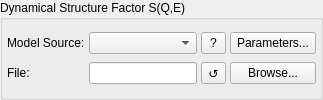
        <widget class="QGroupBox" name="groupBoxSqw">
         <property name="title">
          <string>Dynamical Structure Factor S(Q,E)</string>
         </property>
         <layout class="QGridLayout" name="gridLayout_8">
          <property name="leftMargin">
           <number>4</number>
          </property>
          <property name="topMargin">
           <number>4</number>
          </property>
          <property name="rightMargin">
           <number>4</number>
          </property>
          <property name="bottomMargin">
           <number>4</number>
          </property>
          <property name="horizontalSpacing">
           <number>4</number>
          </property>
          <property name="verticalSpacing">
           <number>0</number>
          </property>
          <item row="0" column="1">
           <widget class="QComboBox" name="comboSqw">
            <property name="sizePolicy">
             <sizepolicy hsizetype="Expanding" vsizetype="Fixed">
              <horstretch>0</horstretch>
              <verstretch>0</verstretch>
             </sizepolicy>
            </property>
           </widget>
          </item>
          <item row="1" column="0">
           <widget class="QLabel" name="label_9">
            <property name="sizePolicy">
             <sizepolicy hsizetype="Fixed" vsizetype="Preferred">
              <horstretch>0</horstretch>
              <verstretch>0</verstretch>
             </sizepolicy>
            </property>
            <property name="text">
             <string>File:</string>
            </property>
           </widget>
          </item>
          <item row="1" column="1">
           <widget class="QLineEdit" name="editSqw"/>
          </item>
          <item row="1" column="2">
           <widget class="QToolButton" name="btnSqwReload">
            <property name="sizePolicy">
             <sizepolicy hsizetype="Minimum" vsizetype="Minimum">
              <horstretch>0</horstretch>
              <verstretch>0</verstretch>
             </sizepolicy>
            </property>
            <property name="toolTip">
             <string>Reload the S(Q,E) module.</string>
            </property>
            <property name="text">
             <string>↺</string>
            </property>
           </widget>
          </item>
          <item row="1" column="3">
           <widget class="QToolButton" name="btnBrowseSqw">
            <property name="sizePolicy">
             <sizepolicy hsizetype="Minimum" vsizetype="Minimum">
              <horstretch>0</horstretch>
              <verstretch>0</verstretch>
             </sizepolicy>
            </property>
            <property name="toolTip">
             <string>Browse for S(Q,E) configuration files.</string>
            </property>
            <property name="text">
             <string>Browse...</string>
            </property>
           </widget>
          </item>
          <item row="0" column="2">
           <widget class="QToolButton" name="btnSqwHelp">
            <property name="sizePolicy">
             <sizepolicy hsizetype="Minimum" vsizetype="Minimum">
              <horstretch>0</horstretch>
              <verstretch>0</verstretch>
             </sizepolicy>
            </property>
            <property name="toolTip">
             <string>Show the S(Q,E) module's help.</string>
            </property>
            <property name="text">
             <string>?</string>
            </property>
           </widget>
          </item>
          <item row="0" column="3">
           <widget class="QToolButton" name="btnSqwParams">
            <property name="sizePolicy">
             <sizepolicy hsizetype="Fixed" vsizetype="Minimum">
              <horstretch>0</horstretch>
              <verstretch>0</verstretch>
             </sizepolicy>
            </property>
            <property name="toolTip">
             <string>Set S(Q,E) model parameters.</string>
            </property>
            <property name="text">
             <string>Parameters...</string>
            </property>
           </widget>
          </item>
          <item row="0" column="0">
           <widget class="QLabel" name="label_8">
            <property name="sizePolicy">
             <sizepolicy hsizetype="Fixed" vsizetype="Preferred">
              <horstretch>0</horstretch>
              <verstretch>0</verstretch>
             </sizepolicy>
            </property>
            <property name="text">
             <string>Model Source:</string>
            </property>
           </widget>
          </item>
         </layout>
        </widget>
